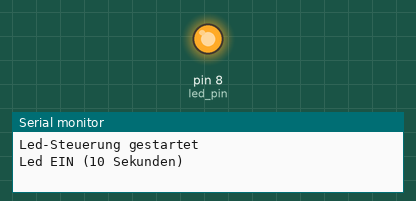
The sketch below on a simulated Arduino Uno, built with avr-gcc and run on an emulated ATmega328P. Shown: output pins drawn as LEDs (lit = HIGH), the last lines printed to the serial monitor.

Above: at 5.0 s.
At 20.0 s:
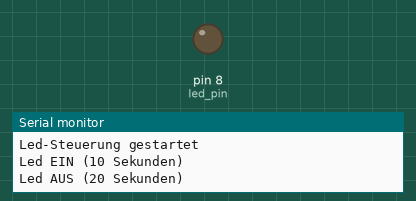
Timing chart, 0 to 39.0 s (numbered marks = the images above):
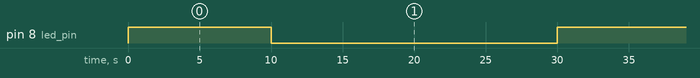

Measured:
- by itself, pin 8 (led_pin): alternates HIGH for 10.0 s and LOW for 20.0 s

The sketch:

led.ino
```cpp
#define led_pin 8

void setup() {
  pinMode(led_pin, OUTPUT);
  Serial.begin(115200);
  Serial.println("Led-Steuerung gestartet");
}

void loop() {
  Serial.println("Led EIN (10 Sekunden)");
  digitalWrite(led_pin, HIGH);
  delay(10000);

  Serial.println("Led AUS (20 Sekunden)");
  digitalWrite(led_pin, LOW);
  delay(20000);
}
```
